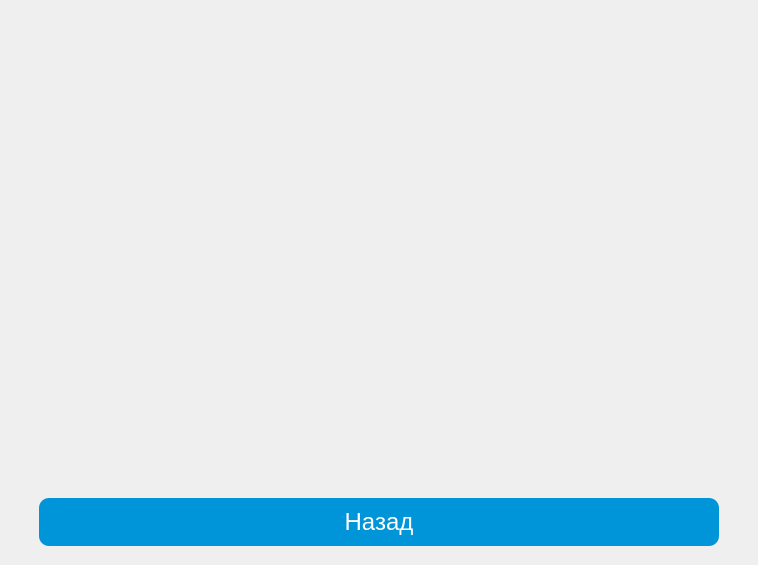
<?xml version="1.0" encoding="UTF-8"?>
<ui version="4.0">
 <class>UsersWindow</class>
 <widget class="QMainWindow" name="UsersWindow">
  <property name="geometry">
   <rect>
    <x>0</x>
    <y>0</y>
    <width>758</width>
    <height>565</height>
   </rect>
  </property>
  <property name="windowTitle">
   <string>MainWindow</string>
  </property>
  <property name="styleSheet">
   <string notr="true">background-image: url('png/clouds.jpg');
background-repeat: no-repeat;
background-position: center;
background-size: cover;</string>
  </property>
  <widget class="QWidget" name="centralwidget">
   <layout class="QVBoxLayout" name="verticalLayout">
    <item>
     <widget class="QScrollArea" name="scroll_area">
      <property name="styleSheet">
       <string notr="true">background: transparent;</string>
      </property>
      <property name="widgetResizable">
       <bool>true</bool>
      </property>
      <widget class="QWidget" name="scroll_widget">
       <property name="geometry">
        <rect>
         <x>0</x>
         <y>0</y>
         <width>734</width>
         <height>16</height>
        </rect>
       </property>
       <property name="sizePolicy">
        <sizepolicy hsizetype="Preferred" vsizetype="Fixed">
         <horstretch>0</horstretch>
         <verstretch>0</verstretch>
        </sizepolicy>
       </property>
      </widget>
     </widget>
    </item>
    <item>
     <layout class="QVBoxLayout" name="verticalLayout_2">
      <property name="leftMargin">
       <number>30</number>
      </property>
      <property name="rightMargin">
       <number>30</number>
      </property>
      <property name="bottomMargin">
       <number>10</number>
      </property>
      <item>
       <widget class="QPushButton" name="back_button">
        <property name="font">
         <font>
          <family>Arial</family>
          <pointsize>18</pointsize>
         </font>
        </property>
        <property name="styleSheet">
         <string notr="true">QPushButton {
    background: rgb(0, 148, 216);
    color: white;
    border: none;
    border-radius: 10px;
    padding: 10px 20px;
}
QPushButton:hover {
    background: rgb(0, 120, 190); /* Цвет при наведении */
}
QPushButton:pressed {
    background: rgb(0, 100, 160); /* Цвет при нажатии */
}</string>
        </property>
        <property name="text">
         <string>Назад</string>
        </property>
       </widget>
      </item>
     </layout>
    </item>
   </layout>
  </widget>
 </widget>
 <resources/>
 <connections/>
</ui>
